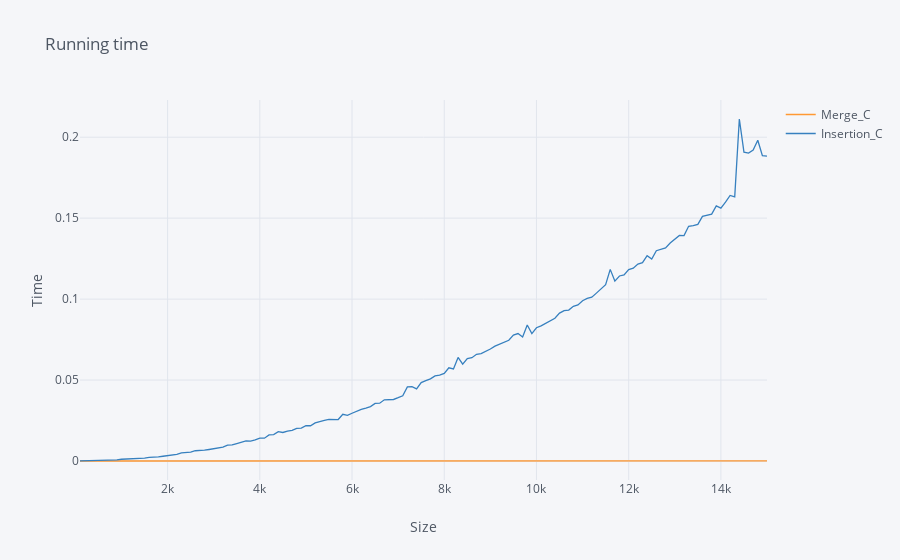

Notebook code for this chart:
### Code cell
cdatos.iplot(x = 'Size', xTitle = 'Size',yTitle = 'Time', title = 'Running time')

### Figure 1 — Plotly figure (JSON) as saved in the notebook; plotly's stock layout.template omitted (floating-point values rounded to 4 significant figures; data arrays with more than 128 entries replaced by an {"elided": "..."} marker saying what was removed)
{"data": [{"line": {"color": "rgba(255, 153, 51, 1.0)", "dash": "solid", "shape": "linear", "width": 1.3}, "mode": "lines", "name": "Merge_C", "text": "", "type": "scatter", "x": {"elided": "150 int values"}, "y": {"elided": "150 float values"}}, {"line": {"color": "rgba(55, 128, 191, 1.0)", "dash": "solid", "shape": "linear", "width": 1.3}, "mode": "lines", "name": "Insertion_C", "text": "", "type": "scatter", "x": {"elided": "150 int values"}, "y": {"elided": "150 float values"}}], "layout": {"legend": {"bgcolor": "#F5F6F9", "font": {"color": "#4D5663"}}, "paper_bgcolor": "#F5F6F9", "plot_bgcolor": "#F5F6F9", "title": {"font": {"color": "#4D5663"}, "text": "Running time"}, "xaxis": {"gridcolor": "#E1E5ED", "showgrid": true, "tickfont": {"color": "#4D5663"}, "title": {"font": {"color": "#4D5663"}, "text": "Size"}, "zerolinecolor": "#E1E5ED"}, "yaxis": {"gridcolor": "#E1E5ED", "showgrid": true, "tickfont": {"color": "#4D5663"}, "title": {"font": {"color": "#4D5663"}, "text": "Time"}, "zerolinecolor": "#E1E5ED"}}}
